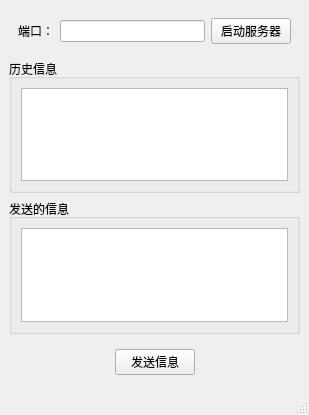
<?xml version="1.0" encoding="UTF-8"?>
<ui version="4.0">
 <class>MainWindow</class>
 <widget class="QMainWindow" name="MainWindow">
  <property name="geometry">
   <rect>
    <x>0</x>
    <y>0</y>
    <width>309</width>
    <height>415</height>
   </rect>
  </property>
  <property name="windowTitle">
   <string>MainWindow</string>
  </property>
  <widget class="QWidget" name="centralwidget">
   <layout class="QVBoxLayout" name="verticalLayout_3">
    <item>
     <widget class="QWidget" name="widget" native="true">
      <layout class="QHBoxLayout" name="horizontalLayout">
       <item>
        <widget class="QLabel" name="label">
         <property name="text">
          <string>端口：</string>
         </property>
        </widget>
       </item>
       <item>
        <widget class="QLineEdit" name="port"/>
       </item>
       <item>
        <widget class="QPushButton" name="set_listen">
         <property name="text">
          <string>启动服务器</string>
         </property>
        </widget>
       </item>
      </layout>
     </widget>
    </item>
    <item>
     <widget class="QGroupBox" name="groupBox">
      <property name="title">
       <string>历史信息</string>
      </property>
      <layout class="QVBoxLayout" name="verticalLayout">
       <item>
        <widget class="QTextEdit" name="record"/>
       </item>
      </layout>
     </widget>
    </item>
    <item>
     <widget class="QGroupBox" name="groupBox_2">
      <property name="title">
       <string>发送的信息</string>
      </property>
      <layout class="QVBoxLayout" name="verticalLayout_2">
       <item>
        <widget class="QTextEdit" name="msg"/>
       </item>
      </layout>
     </widget>
    </item>
    <item>
     <widget class="QWidget" name="widget_2" native="true">
      <layout class="QHBoxLayout" name="horizontalLayout_2">
       <item>
        <spacer name="horizontalSpacer">
         <property name="orientation">
          <enum>Qt::Horizontal</enum>
         </property>
         <property name="sizeHint" stdset="0">
          <size>
           <width>88</width>
           <height>20</height>
          </size>
         </property>
        </spacer>
       </item>
       <item>
        <widget class="QPushButton" name="send_msg">
         <property name="text">
          <string>发送信息</string>
         </property>
        </widget>
       </item>
       <item>
        <spacer name="horizontalSpacer_2">
         <property name="orientation">
          <enum>Qt::Horizontal</enum>
         </property>
         <property name="sizeHint" stdset="0">
          <size>
           <width>87</width>
           <height>20</height>
          </size>
         </property>
        </spacer>
       </item>
      </layout>
     </widget>
    </item>
   </layout>
  </widget>
  <widget class="QMenuBar" name="menubar">
   <property name="geometry">
    <rect>
     <x>0</x>
     <y>0</y>
     <width>309</width>
     <height>21</height>
    </rect>
   </property>
  </widget>
  <widget class="QStatusBar" name="statusbar"/>
 </widget>
 <resources/>
 <connections/>
</ui>
